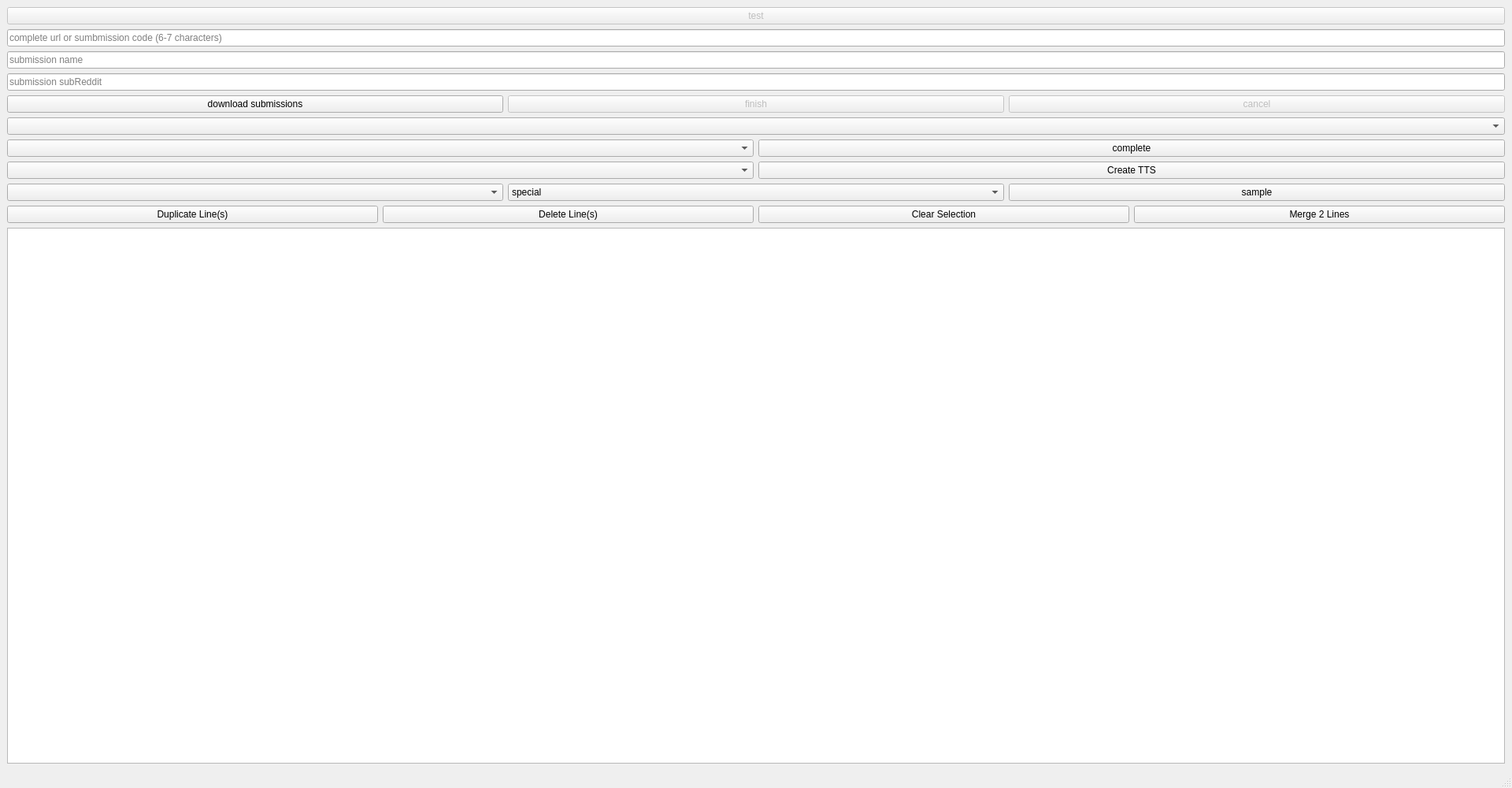
<?xml version="1.0" encoding="UTF-8"?>
<ui version="4.0">
 <class>MainWindow</class>
 <widget class="QMainWindow" name="MainWindow">
  <property name="geometry">
   <rect>
    <x>0</x>
    <y>0</y>
    <width>1920</width>
    <height>1000</height>
   </rect>
  </property>
  <property name="windowTitle">
   <string>MainWindow</string>
  </property>
  <widget class="QWidget" name="centralwidget">
   <layout class="QVBoxLayout" name="verticalLayout_4">
    <item>
     <widget class="QPushButton" name="pb_test">
      <property name="enabled">
       <bool>false</bool>
      </property>
      <property name="text">
       <string>test</string>
      </property>
     </widget>
    </item>
    <item>
     <layout class="QVBoxLayout" name="verticalLayout">
      <item>
       <widget class="QLineEdit" name="le_url">
        <property name="placeholderText">
         <string>complete url or sumbmission code (6-7 characters)</string>
        </property>
       </widget>
      </item>
      <item>
       <widget class="QLineEdit" name="le_novel_name">
        <property name="placeholderText">
         <string>submission name</string>
        </property>
       </widget>
      </item>
      <item>
       <widget class="QLineEdit" name="le_sub">
        <property name="readOnly">
         <bool>true</bool>
        </property>
        <property name="placeholderText">
         <string>submission subReddit</string>
        </property>
       </widget>
      </item>
      <item>
       <layout class="QHBoxLayout" name="horizontalLayout">
        <item>
         <widget class="QPushButton" name="pb_next">
          <property name="text">
           <string>download submissions</string>
          </property>
         </widget>
        </item>
        <item>
         <widget class="QPushButton" name="pb_finish">
          <property name="enabled">
           <bool>false</bool>
          </property>
          <property name="text">
           <string>finish</string>
          </property>
         </widget>
        </item>
        <item>
         <widget class="QPushButton" name="pb_cancel">
          <property name="enabled">
           <bool>false</bool>
          </property>
          <property name="text">
           <string>cancel</string>
          </property>
          <property name="autoDefault">
           <bool>true</bool>
          </property>
         </widget>
        </item>
       </layout>
      </item>
     </layout>
    </item>
    <item>
     <layout class="QVBoxLayout" name="verticalLayout_2">
      <item>
       <widget class="QComboBox" name="cb_subreddit"/>
      </item>
     </layout>
    </item>
    <item>
     <layout class="QHBoxLayout" name="horizontalLayout_5">
      <item>
       <widget class="QComboBox" name="cb_post_title"/>
      </item>
      <item>
       <widget class="QPushButton" name="pb_complete">
        <property name="text">
         <string>complete</string>
        </property>
       </widget>
      </item>
     </layout>
    </item>
    <item>
     <layout class="QHBoxLayout" name="horizontalLayout_4">
      <item>
       <widget class="QComboBox" name="cb_entry_name"/>
      </item>
      <item>
       <widget class="QPushButton" name="pb_tts">
        <property name="text">
         <string>Create TTS</string>
        </property>
       </widget>
      </item>
     </layout>
    </item>
    <item>
     <layout class="QVBoxLayout" name="verticalLayout_3">
      <item>
       <layout class="QHBoxLayout" name="horizontalLayout_2">
        <item>
         <widget class="QComboBox" name="cb_voice"/>
        </item>
        <item>
         <widget class="QComboBox" name="cb_gender">
          <item>
           <property name="text">
            <string>special</string>
           </property>
          </item>
          <item>
           <property name="text">
            <string>male</string>
           </property>
          </item>
          <item>
           <property name="text">
            <string>female</string>
           </property>
          </item>
         </widget>
        </item>
        <item>
         <widget class="QPushButton" name="pb_sample">
          <property name="text">
           <string>sample</string>
          </property>
         </widget>
        </item>
       </layout>
      </item>
      <item>
       <layout class="QHBoxLayout" name="horizontalLayout_3">
        <item>
         <widget class="QPushButton" name="pb_duplicate_line">
          <property name="text">
           <string>Duplicate Line(s)</string>
          </property>
         </widget>
        </item>
        <item>
         <widget class="QPushButton" name="pb_delete_line">
          <property name="text">
           <string>Delete Line(s)</string>
          </property>
         </widget>
        </item>
        <item>
         <widget class="QPushButton" name="pb_clear">
          <property name="text">
           <string>Clear Selection</string>
          </property>
         </widget>
        </item>
        <item>
         <widget class="QPushButton" name="pb_merge_lines">
          <property name="text">
           <string>Merge 2 Lines</string>
          </property>
         </widget>
        </item>
       </layout>
      </item>
      <item>
       <widget class="QTableView" name="tv_lines">
        <attribute name="verticalHeaderVisible">
         <bool>false</bool>
        </attribute>
       </widget>
      </item>
     </layout>
    </item>
   </layout>
  </widget>
  <widget class="QMenuBar" name="menubar">
   <property name="geometry">
    <rect>
     <x>0</x>
     <y>0</y>
     <width>1920</width>
     <height>21</height>
    </rect>
   </property>
  </widget>
  <widget class="QStatusBar" name="statusbar"/>
 </widget>
 <resources/>
 <connections/>
</ui>
